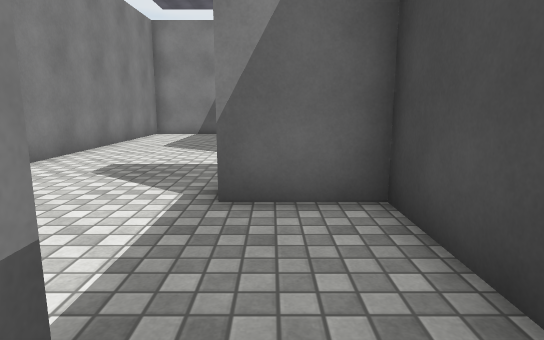
View 1 (above)

19 first-person views from a walk through a 3-D level made in the Unity game engine. The camera is 1.2 m above the floor, tilts 10° down and sees 75° across. The floor is counted in squares, 1 m on a side. Each view is taken from the middle of a square. On the plan, view 1 faces up. The plan holds only what a view shows up to about 14 squares ahead; the rest is blank. The place goes on beyond the plan. The player is left out. Surface patterns are stand-ins for the level's own textures.

View 2
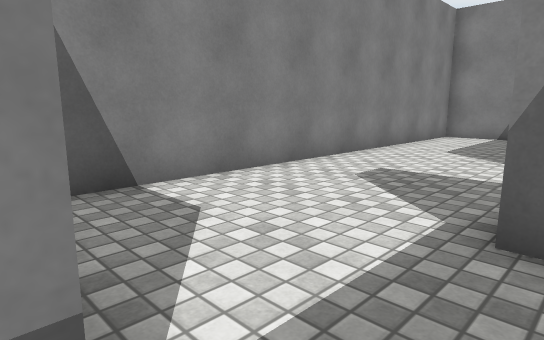

View 3
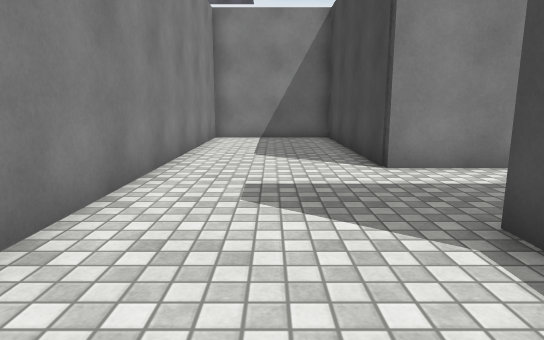

View 4
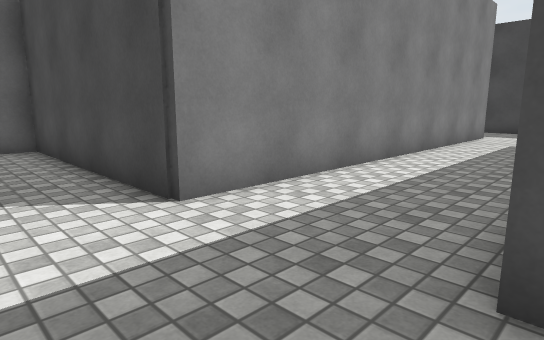

View 5
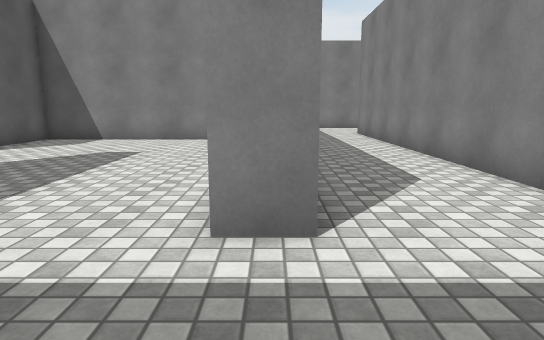

View 6
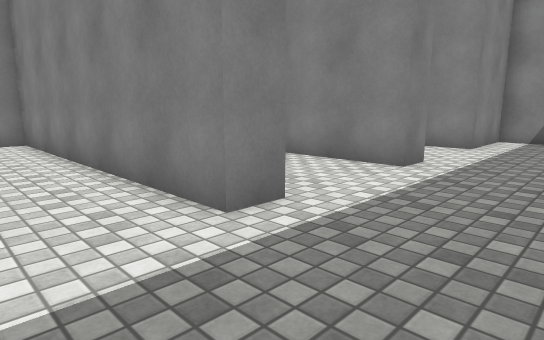

View 7
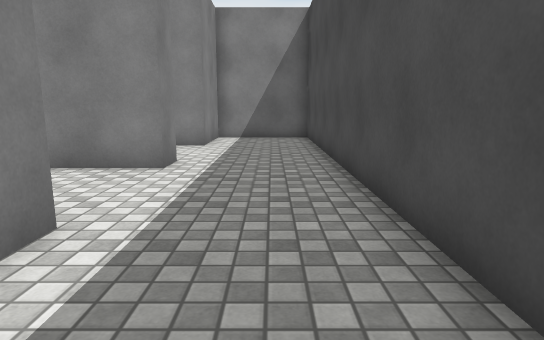

View 8
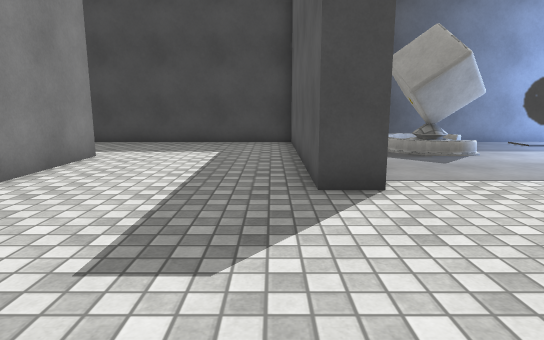

View 9
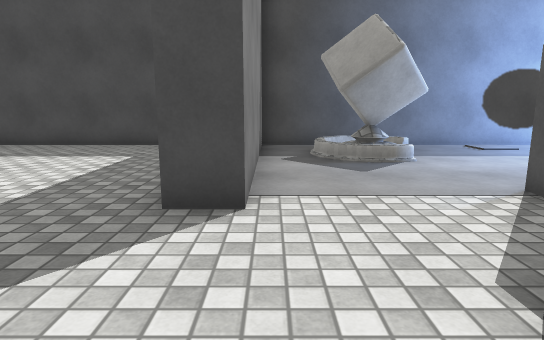

View 10
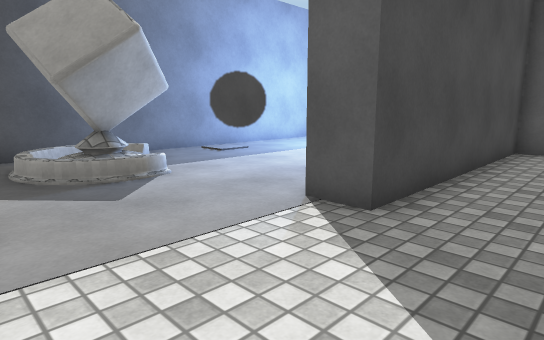

View 11
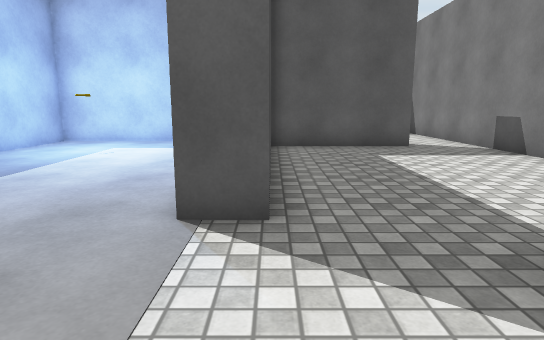

View 12
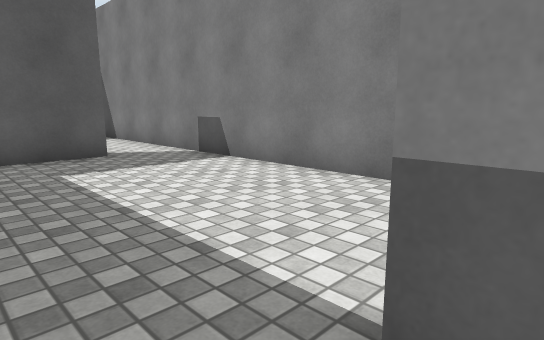

View 13
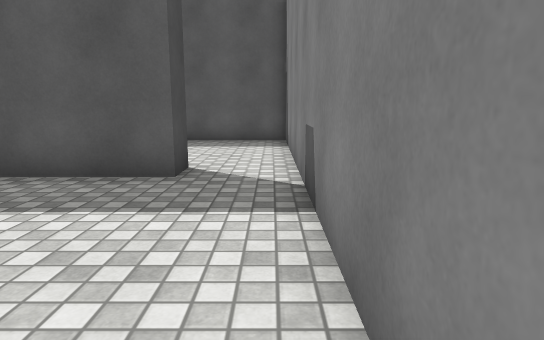

View 14
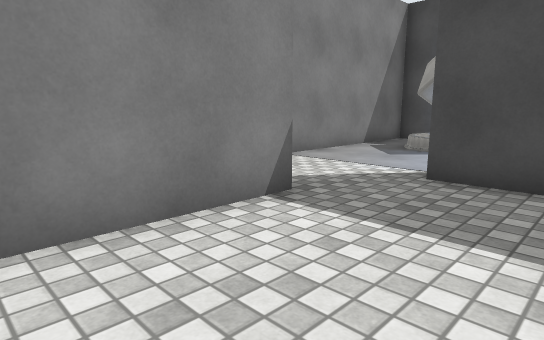

View 15
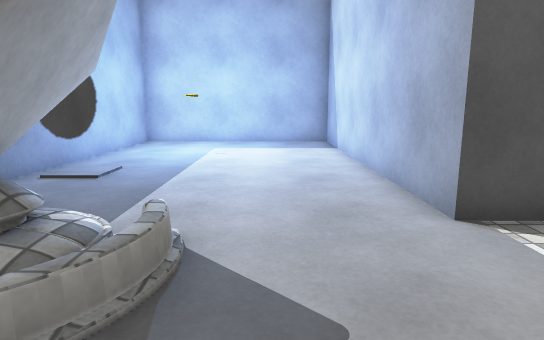

View 16
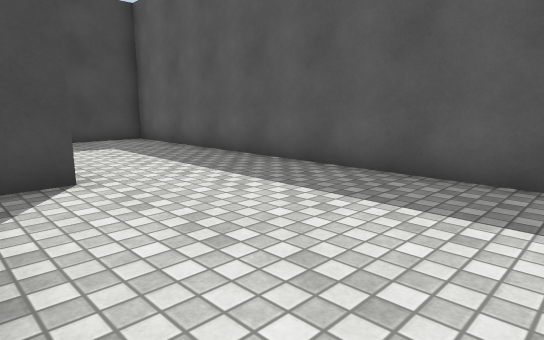

View 17
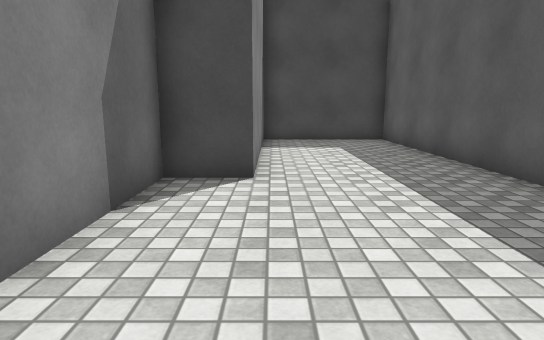

View 18
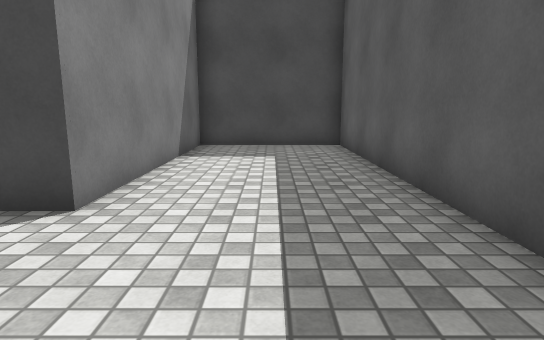

View 19
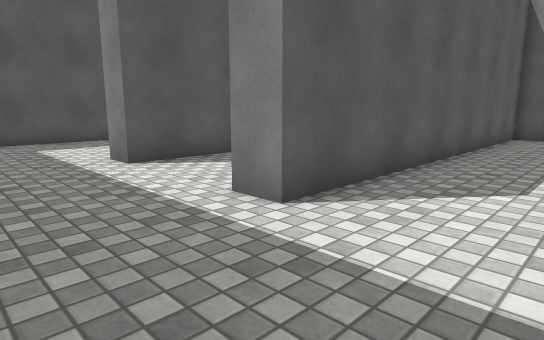

### Floor plan
Ten units are one square. View 1 is at (0, 0); x grows to the right and y downward. Boxes are objects, and circles mark ways between rooms. Rooms are numbered by the first view taken in them; rooms with no view inside come last. Other rooms are left out.
<svg viewBox="-58 -169 227 376">
<path fill="none" stroke="#000" d="M99 -54 128 -54 128 -44 25 -44 25 35 49 35M15 -18 15 -44 -7 -44M69 40 69 46M-7 -49 -7 -55M90 57 100 57 100 147 164 147 164 17 90 17 90 7 164 7 164 -161M3 -110 3 -100 128 -100 128 -90 -7 -90 -7 -164 -15 -164M141 -164 128 -164 128 -134 114 -134M-30 -164 -47 -164M-53 -163 -53 -24M25 66 25 145M69 46 34 46M47 141 47 131 90 131 90 57M25 145 25 202 164 202 164 157 90 157 90 141 53 141"/>
<rect x="125" y="25" width="30" height="40" fill="#bbb"><title>other object</title></rect>
<rect x="135" y="115" width="10" height="10" fill="#bbb"><title>other object</title></rect>
<circle cx="75" cy="50" r="3" fill="#2a7"/>
<circle cx="35" cy="135" r="3" fill="#2a7"/>
<text x="70" y="-30">1</text>
<text x="50" y="90">2</text>
<text x="90" y="170">3</text>
</svg>
Room 1 opens to room 2. Room 2 opens to room 3.

Where each view was taken, in squares from view 1:
view 1: 0 up, 0 right, facing up
view 2: 1 up, 0 right, facing up-left
view 3: 2 up, 3 left, facing up
view 4: 5 up, 3 left, facing up-right
view 5: 5 up, 16 right, facing left
view 6: 2 up, 16 right, facing up-left
view 7: 2 up, 15 right, facing up
view 8: 0 up, 4 right, facing right
view 9: 2 down, 5 right, facing right
view 10: 2 down, 7 right, facing down-right
view 11: 2 down, 9 right, facing down
view 12: 4 down, 8 right, facing down-left
view 13: 7 down, 3 right, facing down
view 14: 8 down, 3 right, facing up-right
view 15: 2 down, 12 right, facing down
view 16: 14 down, 3 right, facing down-right
view 17: 16 down, 3 right, facing right
view 18: 18 down, 5 right, facing right
view 19: 13 up, 16 right, facing down-left
